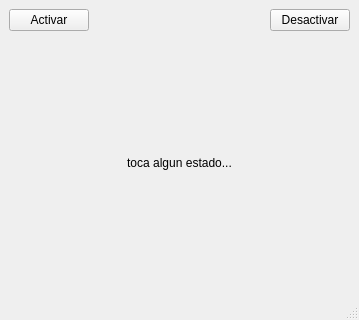
<?xml version="1.0" encoding="UTF-8"?>
<ui version="4.0">
 <class>MainWindow</class>
 <widget class="QMainWindow" name="MainWindow">
  <property name="geometry">
   <rect>
    <x>0</x>
    <y>0</y>
    <width>359</width>
    <height>320</height>
   </rect>
  </property>
  <property name="windowTitle">
   <string>MainWindow</string>
  </property>
  <widget class="QWidget" name="centralwidget">
   <property name="maximumSize">
    <size>
     <width>365</width>
     <height>16777215</height>
    </size>
   </property>
   <layout class="QVBoxLayout" name="verticalLayout_2">
    <item>
     <layout class="QVBoxLayout" name="verticalLayout">
      <item>
       <layout class="QHBoxLayout" name="horizontalLayout">
        <item>
         <widget class="QPushButton" name="btn_activar">
          <property name="text">
           <string>Activar</string>
          </property>
         </widget>
        </item>
        <item>
         <spacer name="horizontalSpacer">
          <property name="orientation">
           <enum>Qt::Horizontal</enum>
          </property>
          <property name="sizeHint" stdset="0">
           <size>
            <width>40</width>
            <height>20</height>
           </size>
          </property>
         </spacer>
        </item>
        <item>
         <widget class="QPushButton" name="btn_desactivar">
          <property name="text">
           <string>Desactivar</string>
          </property>
         </widget>
        </item>
       </layout>
      </item>
      <item>
       <spacer name="verticalSpacer">
        <property name="orientation">
         <enum>Qt::Vertical</enum>
        </property>
        <property name="sizeHint" stdset="0">
         <size>
          <width>20</width>
          <height>40</height>
         </size>
        </property>
       </spacer>
      </item>
      <item>
       <widget class="QLabel" name="label">
        <property name="text">
         <string>toca algun estado...</string>
        </property>
        <property name="alignment">
         <set>Qt::AlignCenter</set>
        </property>
       </widget>
      </item>
      <item>
       <spacer name="verticalSpacer_2">
        <property name="orientation">
         <enum>Qt::Vertical</enum>
        </property>
        <property name="sizeHint" stdset="0">
         <size>
          <width>20</width>
          <height>40</height>
         </size>
        </property>
       </spacer>
      </item>
     </layout>
    </item>
   </layout>
  </widget>
  <widget class="QMenuBar" name="menubar">
   <property name="geometry">
    <rect>
     <x>0</x>
     <y>0</y>
     <width>359</width>
     <height>22</height>
    </rect>
   </property>
  </widget>
  <widget class="QStatusBar" name="statusbar"/>
 </widget>
 <resources/>
 <connections/>
</ui>
